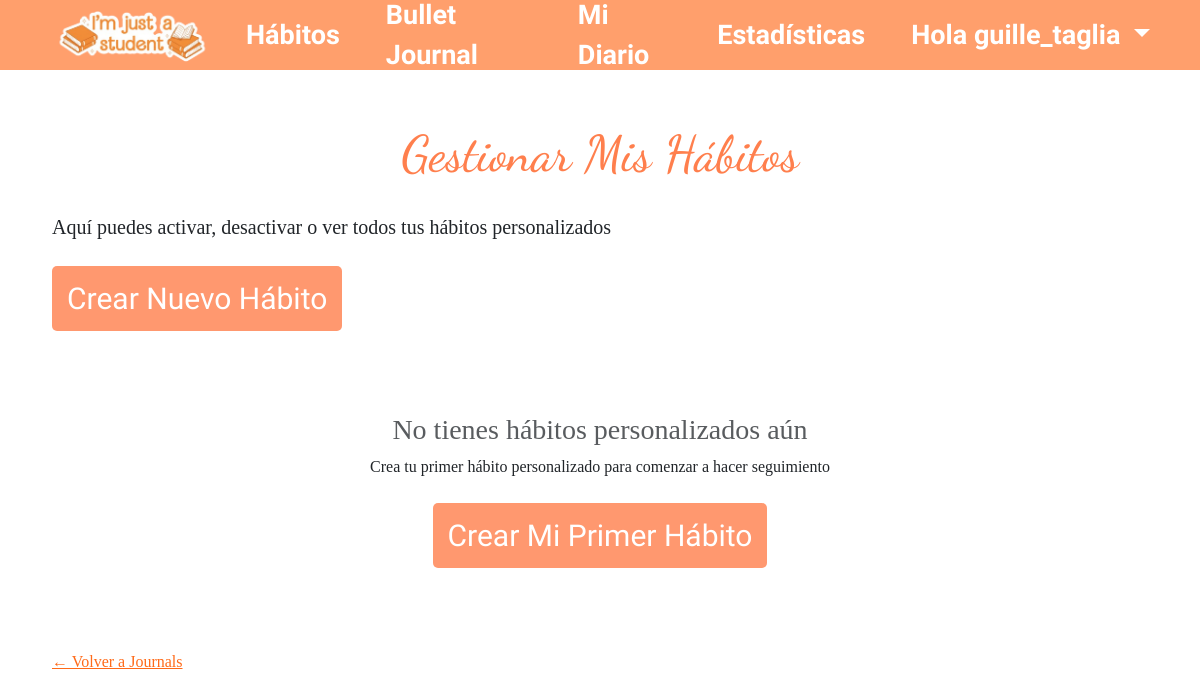
Page /habits/manage/ (signed in) on the earlier database version.
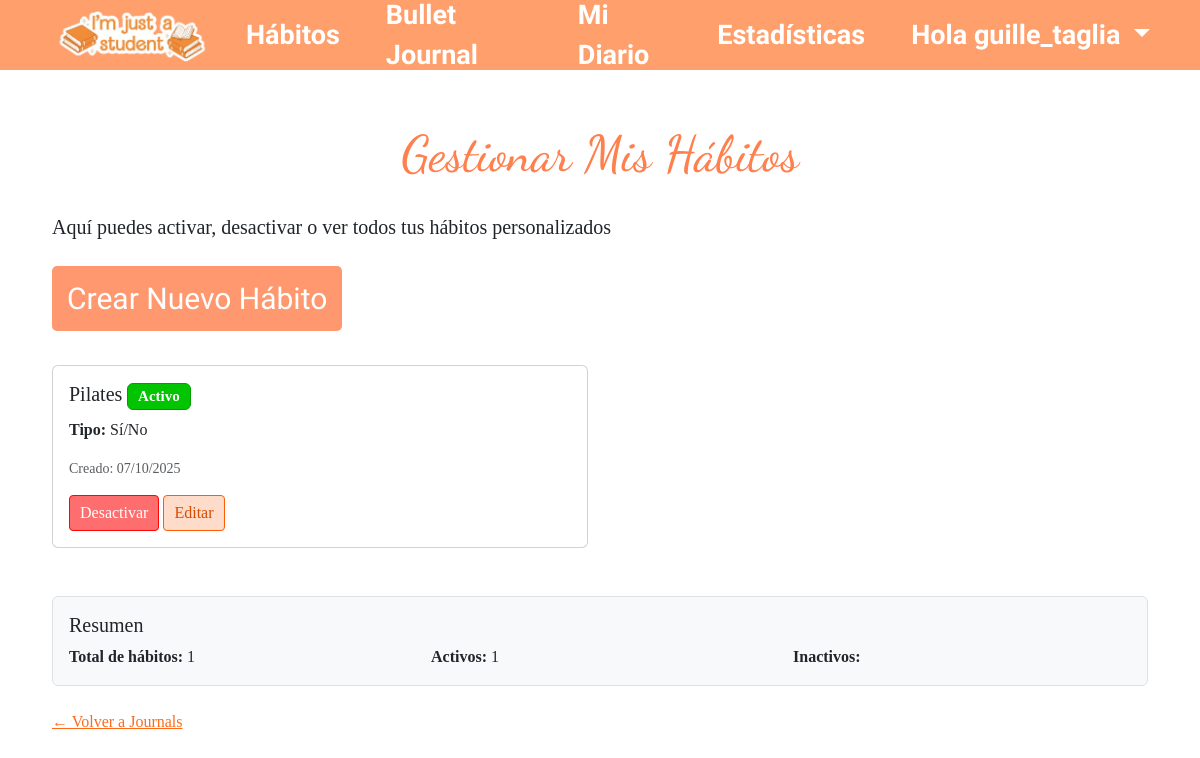
Same page on the later database version.
### bullet_journal/models.py (models this page shows, shortened)
class CustomHabit(models.Model):
    TYPE_CHOICES = [
        ('boolean', 'Sí/No'),
        ('integer', 'Número'),
    ]
    user = models.ForeignKey(User, on_delete=models.CASCADE, related_name='custom_habits')
    name = models.CharField(max_length=100)
    description = models.TextField(blank=True, null=True)
    type = models.CharField(max_length=10, choices=TYPE_CHOICES)
    created_at = models.DateTimeField(auto_now_add=True)
    is_active = models.BooleanField(default=True)
    goal_value = models.IntegerField(null=True, blank=True)  # Valor objetivo (si aplica)
    unit = models.CharField(max_length=20, blank=True, null=True)  #
    class Meta:
        unique_together = ('user', 'name')
        ordering = ['-created_at']

### bullet_journal/views/journal_views.py (the view)
# urls.py: path('habits/manage/', manage_habits, name='manage_habits'),
@login_required
def manage_habits(request):
    if request.method == 'POST':
        form = CustomHabitForm(request.POST)
        if form.is_valid():
            habit = form.save(commit=False)
            habit.user = request.user
            habit.save()
            messages.success(request, f'Hábito "{habit.name}" creado exitosamente!')
            return redirect('manage_habits')
    else:
        form = CustomHabitForm()
    habits = CustomHabit.objects.filter(user=request.user).order_by('-created_at')
    return render(request, 'bullet_journal/journal/manage_habits.html', {
        'form': form,
        'habits': habits
    })

### bullet_journal/templates/bullet_journal/journal/manage_habits.html (shortened to what this page needs)
{% extends "header.html" %}
{% block contenido %}
<div class="container mt-5">
    <div class="journal-form">
        <h1> Gestionar Mis Hábitos</h1>
        <p class="fs-5 mb-4">Aquí puedes activar, desactivar o ver todos tus hábitos personalizados</p>
        <div class="mb-4">
            <a href="{% url 'add_habit_quick' %}" class="btn btn-primary btn-lg">
                 Crear Nuevo Hábito
            </a>
        </div>
        {% if habits %}
            <div class="row">
                {% for habit in habits %}
                <div class="col-md-6 mb-4">
                    <div class="card {% if not habit.is_active %}bg-light text-muted{% endif %}">
                        <div class="card-body">
                            <div class="d-flex justify-content-between align-items-start">
                                <div class="flex-grow-1">
                                    <h5 class="card-title">
                                        {{ habit.name }}
                                        {% if not habit.is_active %}
                                            <span class="badge bg-secondary">Inactivo</span>
                                        {% else %}
                                            <span class="badge bg-success">Activo</span>
                                        {% endif %}
                                    </h5>
                                    <p class="card-text">
                                        <strong>Tipo:</strong>
                                        {% if habit.type == 'boolean' %}
                                            Sí/No
                                        {% else %}
                                             Numérico
                                        {% endif %}
                                    </p>
                                    <p class="card-text">
                                        <small class="text-muted">
                                            Creado: {{ habit.created_at|date:"d/m/Y" }}
                                        </small>
                                    </p>
                                </div>
                            </div>
                            <div class="mt-3">
                                <a href="{% url 'toggle_habit_status' habit.id %}"
                                   class="btn btn-sm {% if habit.is_active %}btn-warning{% else %}btn-success{% endif %}">
                                    {% if habit.is_active %}
                                        Desactivar
                                    {% else %}
                                        Activar
                                    {% endif %}
                                </a>
                                <a href="#" class="btn btn-sm btn-outline-primary">Editar</a>
                            </div>
                        </div>
                    </div>
                </div>
                {% endfor %}
            </div>
            <div class="mt-4 p-3 border rounded" style="background-color: #f8f9fa;">
                <h5>Resumen</h5>
                <div class="row">
                    <div class="col-md-4">
                        <strong>Total de hábitos:</strong> {{ habits|length }}
                    </div>
                    <div class="col-md-4">
                        <strong>Activos:</strong>
                        {% with active_count=habits|length %}
                            {% for habit in habits %}
                                {% if habit.is_active %}{{ forloop.counter0|add:1 }}{% endif %}
                            {% empty %}
                                0
                            {% endfor %}
                        {% endwith %}
                    </div>
                    <div class="col-md-4">
                        <strong>Inactivos:</strong>
                    </div>
                </div>
            </div>
        {% else %}
            <div class="text-center p-5">
                <h3 class="text-muted">No tienes hábitos personalizados aún</h3>
                <p class="mb-4">Crea tu primer hábito personalizado para comenzar a hacer seguimiento</p>
                <a href="{% url 'add_habit_quick' %}" class="btn btn-primary btn-lg">
                     Crear Mi Primer Hábito
                </a>
            </div>
        {% endif %}
        <div class="mt-4">
            <a href="{% url 'journal_list' %}" style="color: #ff6a19;">← Volver a Journals</a>
        </div>
    </div>
</div>
{% endblock %}

### bullet_journal/templates/header.html (shortened to what this page needs)
{% load static %}
<html>
<head>
    <link href="https://cdn.jsdelivr.net/npm/bootstrap@5.3.3/dist/css/bootstrap.min.css" rel="stylesheet">
    <link rel="stylesheet" href="{% static 'bullet_journal/css/styles.css' %}">
</head>
<body>
<header>
<nav class="navbar navbar-expand-lg navbar-light custom-header">
  <div class="container-fluid">
    <a class="navbar-brand" href="{% url 'home' %}">
      <img src="{% static 'bullet_journal/images/logo1.png' %}" alt="Logo" class="logo-img">
    </a>
    <div class="collapse navbar-collapse" id="navbarContent">
      <ul class="navbar-nav ms-auto nav-links">
        <li class="nav-item">
          <a class="nav-link" href="{% url 'manage_habits' %}">Hábitos</a>
        </li>
        <li class="nav-item">
          <a class="nav-link" href="{% url 'journal_list' %}">Bullet Journal</a>
        </li>
        <li class="nav-item">
          <a class="nav-link" href="{% url 'diary_entry' %}"> Mi Diario</a>
        </li>
        <li class="nav-item">
          <a class="nav-link" href="{% url 'stadistics' %}">Estadísticas</a>
        </li>
          {% if user.is_authenticated %}
          <li class="nav-item dropdown">
            <a class="nav-link dropdown-toggle" href="#" id="userDropdown" role="button" data-bs-toggle="dropdown" aria-expanded="false">
              Hola {{ user.username }}
            </a>
          </li>
        {% endif %}
      </ul>
    </div>
  </div>
</nav>
</header>
<main>
    {% block contenido %}{% endblock %}
</main>
</body>
</html>

### bullet_journal/static/bullet_journal/css/styles.css (style rules this page uses)
.custom-header { display: flex; justify-content: space-between; align-items: center; background-color: #ff9f6c; color: white; padding: 15px 30px; position: fixed; top: 0; left: 0; width: 100%; height: 70px; z-index: 1000; }
.logo-img { width: 180px; height: auto; }
.nav-links { list-style: none; display: flex; gap: 30px; align-items: center; }
.nav-links a { text-decoration: none; color: white; font-weight: bold; transition: color 0.3s; font-family: 'Amatic SC', cursive; font-size: 27px; }
.nav-item.dropdown .nav-link.dropdown-toggle { color: white !important; }
* { margin: 0; padding: 0; box-sizing: border-box; }
.journal-form { height: 100vh; margin: 0; font-family: 'Times New Roman', Times, serif; padding: 10px; padding-top: 0; }
.journal-form .btn.btn-primary { text-align: center; font-family: "Amatic SC", sans-serif; color: white; font-size: 30px; margin-bottom: 10px; }
h1 { margin-top: 80px; padding: 20px; font-family: 'Dancing Script', cursive; color: #ff7f4d; font-size: 50px; text-align: center; }
.p-3 { font-family: 'Times New Roman', Times, serif; }
.btn.btn-primary { font-family: 'Times New Roman', Times, serif; font-size: 19px; background-color: #ff986f; color: white; border: none; padding: 10px 15px; border-radius: 5px; }
:root { --cell: 28px; --gap: 2px; --border: #333; font-family: Arial, sans-serif; }
.btn.btn-sm.btn-outline-primary { font-family: 'Times New Roman', Times, serif; font-size: 16px; background-color: #ffdcca; color: #d74b00; border: 1px solid #ff5c04; padding: 5px 10px; border-radius: 4px; }
.btn.btn-sm.btn-warning { font-family: 'Times New Roman', Times, serif; font-size: 16px; background-color: rgb(255, 110, 110); color: white; border: 1px solid #ff0404; padding: 5px 10px; border-radius: 4px; }
.badge.bg-success { background-color: #03c400 !important; color: white !important; border: 1px solid #039f00 !important; }

Differences in the rows shown:
added CustomHabit: name "Pilates", is_active "Activo", type "Sí/No", created_at "07/10/2025"
Other differences:
{{ habits|length }}: (not shown) → "1"
text no longer shown: "No tienes hábitos personalizados aún Crea tu primer hábito personalizado para comenzar a hacer seguimiento Crear Mi Primer Hábito"
text now shown: "Resumen Total de hábitos: Activos: Inactivos:"
